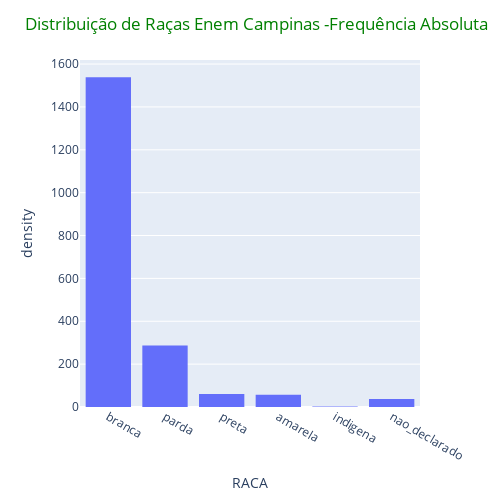

Notebook cell for this chart:
### Code cell
# Frequência Absoluta
# Contagem
grafico = express.histogram(campinas, x="RACA", nbins=5, histnorm="density")
grafico.update_layout(width=500, height=500, title_text= "Distribuição de Raças Enem Campinas -Frequência Absoluta ", title_font_color = "Green")
grafico.show()

### Figure 1 — Plotly figure (JSON) as saved in the notebook; plotly's stock layout.template omitted (floating-point values rounded to 4 significant figures; data arrays with more than 128 entries replaced by an {"elided": "..."} marker saying what was removed)
{"data": [{"alignmentgroup": "True", "bingroup": "x", "histnorm": "density", "hovertemplate": "RACA=%{x}<br>density=%{y}<extra></extra>", "legendgroup": "", "marker": {"color": "#636efa", "pattern": {"shape": ""}}, "name": "", "nbinsx": 5, "offsetgroup": "", "orientation": "v", "showlegend": false, "type": "histogram", "x": {"elided": "1982 str values"}, "xaxis": "x", "yaxis": "y"}], "layout": {"barmode": "relative", "height": 500, "legend": {"tracegroupgap": 0}, "margin": {"t": 60}, "title": {"font": {"color": "Green"}, "text": "Distribuição de Raças Enem Campinas -Frequência Absoluta "}, "width": 500, "xaxis": {"anchor": "y", "domain": [0, 1], "title": {"text": "RACA"}}, "yaxis": {"anchor": "x", "domain": [0, 1], "title": {"text": "density"}}}}
